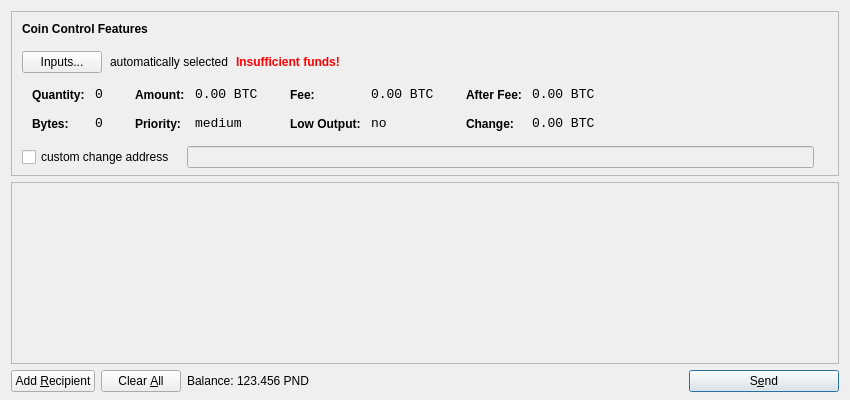
<?xml version="1.0" encoding="UTF-8"?>
<ui version="4.0">
 <class>SendCoinsDialog</class>
 <widget class="QDialog" name="SendCoinsDialog">
  <property name="geometry">
   <rect>
    <x>0</x>
    <y>0</y>
    <width>850</width>
    <height>400</height>
   </rect>
  </property>
  <property name="windowTitle">
   <string>Send Coins</string>
  </property>
  <layout class="QVBoxLayout" name="verticalLayout" stretch="0,1,0">
   <property name="bottomMargin">
    <number>8</number>
   </property>
   <item>
    <widget class="QFrame" name="frameCoinControl">
     <property name="sizePolicy">
      <sizepolicy hsizetype="Expanding" vsizetype="Expanding">
       <horstretch>0</horstretch>
       <verstretch>0</verstretch>
      </sizepolicy>
     </property>
     <property name="maximumSize">
      <size>
       <width>16777215</width>
       <height>16777215</height>
      </size>
     </property>
     <property name="frameShape">
      <enum>QFrame::StyledPanel</enum>
     </property>
     <property name="frameShadow">
      <enum>QFrame::Sunken</enum>
     </property>
     <layout class="QVBoxLayout" name="verticalLayoutCoinControl2">
      <property name="spacing">
       <number>-1</number>
      </property>
      <property name="leftMargin">
       <number>0</number>
      </property>
      <property name="topMargin">
       <number>0</number>
      </property>
      <property name="rightMargin">
       <number>0</number>
      </property>
      <property name="bottomMargin">
       <number>6</number>
      </property>
      <item>
       <layout class="QVBoxLayout" name="verticalLayoutCoinControl" stretch="0,0,0,0,1">
        <property name="spacing">
         <number>0</number>
        </property>
        <property name="leftMargin">
         <number>10</number>
        </property>
        <property name="topMargin">
         <number>10</number>
        </property>
        <item>
         <layout class="QHBoxLayout" name="horizontalLayoutCoinControl1">
          <property name="bottomMargin">
           <number>15</number>
          </property>
          <item>
           <widget class="QLabel" name="labelCoinControlFeatures">
            <property name="sizePolicy">
             <sizepolicy hsizetype="Preferred" vsizetype="Maximum">
              <horstretch>0</horstretch>
              <verstretch>0</verstretch>
             </sizepolicy>
            </property>
            <property name="font">
             <font>
              <weight>75</weight>
              <bold>true</bold>
             </font>
            </property>
            <property name="styleSheet">
             <string notr="true">font-weight:bold;</string>
            </property>
            <property name="text">
             <string>Coin Control Features</string>
            </property>
           </widget>
          </item>
         </layout>
        </item>
        <item>
         <layout class="QHBoxLayout" name="horizontalLayoutCoinControl2" stretch="0,0,0,0">
          <property name="spacing">
           <number>8</number>
          </property>
          <property name="bottomMargin">
           <number>10</number>
          </property>
          <item>
           <widget class="QPushButton" name="pushButtonCoinControl">
            <property name="styleSheet">
             <string notr="true"/>
            </property>
            <property name="text">
             <string>Inputs...</string>
            </property>
           </widget>
          </item>
          <item>
           <widget class="QLabel" name="labelCoinControlAutomaticallySelected">
            <property name="text">
             <string>automatically selected</string>
            </property>
            <property name="margin">
             <number>5</number>
            </property>
           </widget>
          </item>
          <item>
           <widget class="QLabel" name="labelCoinControlInsuffFunds">
            <property name="font">
             <font>
              <weight>75</weight>
              <bold>true</bold>
             </font>
            </property>
            <property name="styleSheet">
             <string notr="true">color:red;font-weight:bold;</string>
            </property>
            <property name="text">
             <string>Insufficient funds!</string>
            </property>
            <property name="margin">
             <number>5</number>
            </property>
           </widget>
          </item>
          <item>
           <spacer name="horizontalSpacerCoinControl">
            <property name="orientation">
             <enum>Qt::Horizontal</enum>
            </property>
            <property name="sizeHint" stdset="0">
             <size>
              <width>40</width>
              <height>1</height>
             </size>
            </property>
           </spacer>
          </item>
         </layout>
        </item>
        <item>
         <widget class="QWidget" name="widgetCoinControl" native="true">
          <property name="sizePolicy">
           <sizepolicy hsizetype="Preferred" vsizetype="Preferred">
            <horstretch>0</horstretch>
            <verstretch>0</verstretch>
           </sizepolicy>
          </property>
          <property name="minimumSize">
           <size>
            <width>0</width>
            <height>0</height>
           </size>
          </property>
          <property name="styleSheet">
           <string notr="true"/>
          </property>
          <layout class="QHBoxLayout" name="horizontalLayoutCoinControl5">
           <property name="margin">
            <number>0</number>
           </property>
           <item>
            <layout class="QHBoxLayout" name="horizontalLayoutCoinControl3" stretch="0,0,0,1">
             <property name="spacing">
              <number>20</number>
             </property>
             <property name="topMargin">
              <number>0</number>
             </property>
             <property name="bottomMargin">
              <number>10</number>
             </property>
             <item>
              <layout class="QFormLayout" name="formLayoutCoinControl1">
               <property name="horizontalSpacing">
                <number>10</number>
               </property>
               <property name="verticalSpacing">
                <number>14</number>
               </property>
               <property name="leftMargin">
                <number>10</number>
               </property>
               <property name="topMargin">
                <number>4</number>
               </property>
               <property name="rightMargin">
                <number>6</number>
               </property>
               <item row="0" column="0">
                <widget class="QLabel" name="labelCoinControlQuantityText">
                 <property name="styleSheet">
                  <string notr="true">font-weight:bold;</string>
                 </property>
                 <property name="text">
                  <string>Quantity:</string>
                 </property>
                 <property name="margin">
                  <number>0</number>
                 </property>
                </widget>
               </item>
               <item row="0" column="1">
                <widget class="QLabel" name="labelCoinControlQuantity">
                 <property name="font">
                  <font>
                   <family>Monospace</family>
                   <pointsize>10</pointsize>
                  </font>
                 </property>
                 <property name="cursor">
                  <cursorShape>IBeamCursor</cursorShape>
                 </property>
                 <property name="contextMenuPolicy">
                  <enum>Qt::ActionsContextMenu</enum>
                 </property>
                 <property name="text">
                  <string notr="true">0</string>
                 </property>
                 <property name="margin">
                  <number>0</number>
                 </property>
                 <property name="textInteractionFlags">
                  <set>Qt::LinksAccessibleByMouse|Qt::TextSelectableByKeyboard|Qt::TextSelectableByMouse</set>
                 </property>
                </widget>
               </item>
               <item row="1" column="0">
                <widget class="QLabel" name="labelCoinControlBytesText">
                 <property name="styleSheet">
                  <string notr="true">font-weight:bold;</string>
                 </property>
                 <property name="text">
                  <string>Bytes:</string>
                 </property>
                </widget>
               </item>
               <item row="1" column="1">
                <widget class="QLabel" name="labelCoinControlBytes">
                 <property name="font">
                  <font>
                   <family>Monospace</family>
                   <pointsize>10</pointsize>
                  </font>
                 </property>
                 <property name="cursor">
                  <cursorShape>IBeamCursor</cursorShape>
                 </property>
                 <property name="contextMenuPolicy">
                  <enum>Qt::ActionsContextMenu</enum>
                 </property>
                 <property name="text">
                  <string notr="true">0</string>
                 </property>
                 <property name="textInteractionFlags">
                  <set>Qt::LinksAccessibleByMouse|Qt::TextSelectableByKeyboard|Qt::TextSelectableByMouse</set>
                 </property>
                </widget>
               </item>
              </layout>
             </item>
             <item>
              <layout class="QFormLayout" name="formLayoutCoinControl2">
               <property name="horizontalSpacing">
                <number>10</number>
               </property>
               <property name="verticalSpacing">
                <number>14</number>
               </property>
               <property name="leftMargin">
                <number>6</number>
               </property>
               <property name="topMargin">
                <number>4</number>
               </property>
               <property name="rightMargin">
                <number>6</number>
               </property>
               <item row="0" column="0">
                <widget class="QLabel" name="labelCoinControlAmountText">
                 <property name="styleSheet">
                  <string notr="true">font-weight:bold;</string>
                 </property>
                 <property name="text">
                  <string>Amount:</string>
                 </property>
                 <property name="margin">
                  <number>0</number>
                 </property>
                </widget>
               </item>
               <item row="0" column="1">
                <widget class="QLabel" name="labelCoinControlAmount">
                 <property name="font">
                  <font>
                   <family>Monospace</family>
                   <pointsize>10</pointsize>
                  </font>
                 </property>
                 <property name="cursor">
                  <cursorShape>IBeamCursor</cursorShape>
                 </property>
                 <property name="contextMenuPolicy">
                  <enum>Qt::ActionsContextMenu</enum>
                 </property>
                 <property name="text">
                  <string notr="true">0.00 BTC</string>
                 </property>
                 <property name="textInteractionFlags">
                  <set>Qt::LinksAccessibleByMouse|Qt::TextSelectableByKeyboard|Qt::TextSelectableByMouse</set>
                 </property>
                </widget>
               </item>
               <item row="1" column="0">
                <widget class="QLabel" name="labelCoinControlPriorityText">
                 <property name="styleSheet">
                  <string notr="true">font-weight:bold;</string>
                 </property>
                 <property name="text">
                  <string>Priority:</string>
                 </property>
                </widget>
               </item>
               <item row="1" column="1">
                <widget class="QLabel" name="labelCoinControlPriority">
                 <property name="font">
                  <font>
                   <family>Monospace</family>
                   <pointsize>10</pointsize>
                  </font>
                 </property>
                 <property name="cursor">
                  <cursorShape>IBeamCursor</cursorShape>
                 </property>
                 <property name="contextMenuPolicy">
                  <enum>Qt::ActionsContextMenu</enum>
                 </property>
                 <property name="text">
                  <string>medium</string>
                 </property>
                 <property name="textInteractionFlags">
                  <set>Qt::LinksAccessibleByMouse|Qt::TextSelectableByKeyboard|Qt::TextSelectableByMouse</set>
                 </property>
                </widget>
               </item>
              </layout>
             </item>
             <item>
              <layout class="QFormLayout" name="formLayoutCoinControl3">
               <property name="horizontalSpacing">
                <number>10</number>
               </property>
               <property name="verticalSpacing">
                <number>14</number>
               </property>
               <property name="leftMargin">
                <number>6</number>
               </property>
               <property name="topMargin">
                <number>4</number>
               </property>
               <property name="rightMargin">
                <number>6</number>
               </property>
               <item row="0" column="0">
                <widget class="QLabel" name="labelCoinControlFeeText">
                 <property name="styleSheet">
                  <string notr="true">font-weight:bold;</string>
                 </property>
                 <property name="text">
                  <string>Fee:</string>
                 </property>
                 <property name="margin">
                  <number>0</number>
                 </property>
                </widget>
               </item>
               <item row="0" column="1">
                <widget class="QLabel" name="labelCoinControlFee">
                 <property name="font">
                  <font>
                   <family>Monospace</family>
                   <pointsize>10</pointsize>
                  </font>
                 </property>
                 <property name="cursor">
                  <cursorShape>IBeamCursor</cursorShape>
                 </property>
                 <property name="contextMenuPolicy">
                  <enum>Qt::ActionsContextMenu</enum>
                 </property>
                 <property name="text">
                  <string notr="true">0.00 BTC</string>
                 </property>
                 <property name="textInteractionFlags">
                  <set>Qt::LinksAccessibleByMouse|Qt::TextSelectableByKeyboard|Qt::TextSelectableByMouse</set>
                 </property>
                </widget>
               </item>
               <item row="1" column="0">
                <widget class="QLabel" name="labelCoinControlLowOutputText">
                 <property name="styleSheet">
                  <string notr="true">font-weight:bold;</string>
                 </property>
                 <property name="text">
                  <string>Low Output:</string>
                 </property>
                </widget>
               </item>
               <item row="1" column="1">
                <widget class="QLabel" name="labelCoinControlLowOutput">
                 <property name="font">
                  <font>
                   <family>Monospace</family>
                   <pointsize>10</pointsize>
                  </font>
                 </property>
                 <property name="cursor">
                  <cursorShape>IBeamCursor</cursorShape>
                 </property>
                 <property name="contextMenuPolicy">
                  <enum>Qt::ActionsContextMenu</enum>
                 </property>
                 <property name="text">
                  <string>no</string>
                 </property>
                 <property name="textInteractionFlags">
                  <set>Qt::LinksAccessibleByMouse|Qt::TextSelectableByKeyboard|Qt::TextSelectableByMouse</set>
                 </property>
                </widget>
               </item>
              </layout>
             </item>
             <item>
              <layout class="QFormLayout" name="formLayoutCoinControl4">
               <property name="horizontalSpacing">
                <number>10</number>
               </property>
               <property name="verticalSpacing">
                <number>14</number>
               </property>
               <property name="leftMargin">
                <number>6</number>
               </property>
               <property name="topMargin">
                <number>4</number>
               </property>
               <property name="rightMargin">
                <number>6</number>
               </property>
               <item row="0" column="0">
                <widget class="QLabel" name="labelCoinControlAfterFeeText">
                 <property name="styleSheet">
                  <string notr="true">font-weight:bold;</string>
                 </property>
                 <property name="text">
                  <string>After Fee:</string>
                 </property>
                 <property name="margin">
                  <number>0</number>
                 </property>
                </widget>
               </item>
               <item row="0" column="1">
                <widget class="QLabel" name="labelCoinControlAfterFee">
                 <property name="font">
                  <font>
                   <family>Monospace</family>
                   <pointsize>10</pointsize>
                  </font>
                 </property>
                 <property name="cursor">
                  <cursorShape>IBeamCursor</cursorShape>
                 </property>
                 <property name="contextMenuPolicy">
                  <enum>Qt::ActionsContextMenu</enum>
                 </property>
                 <property name="text">
                  <string notr="true">0.00 BTC</string>
                 </property>
                 <property name="textInteractionFlags">
                  <set>Qt::LinksAccessibleByMouse|Qt::TextSelectableByKeyboard|Qt::TextSelectableByMouse</set>
                 </property>
                </widget>
               </item>
               <item row="1" column="0">
                <widget class="QLabel" name="labelCoinControlChangeText">
                 <property name="styleSheet">
                  <string notr="true">font-weight:bold;</string>
                 </property>
                 <property name="text">
                  <string>Change:</string>
                 </property>
                </widget>
               </item>
               <item row="1" column="1">
                <widget class="QLabel" name="labelCoinControlChange">
                 <property name="font">
                  <font>
                   <family>Monospace</family>
                   <pointsize>10</pointsize>
                  </font>
                 </property>
                 <property name="cursor">
                  <cursorShape>IBeamCursor</cursorShape>
                 </property>
                 <property name="contextMenuPolicy">
                  <enum>Qt::ActionsContextMenu</enum>
                 </property>
                 <property name="text">
                  <string notr="true">0.00 BTC</string>
                 </property>
                 <property name="textInteractionFlags">
                  <set>Qt::LinksAccessibleByMouse|Qt::TextSelectableByKeyboard|Qt::TextSelectableByMouse</set>
                 </property>
                </widget>
               </item>
              </layout>
             </item>
            </layout>
           </item>
          </layout>
         </widget>
        </item>
        <item>
         <layout class="QHBoxLayout" name="horizontalLayoutCoinControl4" stretch="0,0,0">
          <property name="spacing">
           <number>12</number>
          </property>
          <property name="sizeConstraint">
           <enum>QLayout::SetDefaultConstraint</enum>
          </property>
          <property name="topMargin">
           <number>5</number>
          </property>
          <property name="rightMargin">
           <number>5</number>
          </property>
          <item>
           <widget class="QCheckBox" name="checkBoxCoinControlChange">
            <property name="text">
             <string>custom change address</string>
            </property>
           </widget>
          </item>
          <item>
           <widget class="QLineEdit" name="lineEditCoinControlChange">
            <property name="enabled">
             <bool>false</bool>
            </property>
            <property name="sizePolicy">
             <sizepolicy hsizetype="Expanding" vsizetype="Fixed">
              <horstretch>0</horstretch>
              <verstretch>0</verstretch>
             </sizepolicy>
            </property>
           </widget>
          </item>
          <item>
           <widget class="QLabel" name="labelCoinControlChangeLabel">
            <property name="sizePolicy">
             <sizepolicy hsizetype="Preferred" vsizetype="Expanding">
              <horstretch>0</horstretch>
              <verstretch>0</verstretch>
             </sizepolicy>
            </property>
            <property name="minimumSize">
             <size>
              <width>0</width>
              <height>0</height>
             </size>
            </property>
            <property name="text">
             <string/>
            </property>
            <property name="margin">
             <number>3</number>
            </property>
           </widget>
          </item>
         </layout>
        </item>
        <item>
         <spacer name="verticalSpacerCoinControl">
          <property name="orientation">
           <enum>Qt::Vertical</enum>
          </property>
          <property name="sizeHint" stdset="0">
           <size>
            <width>800</width>
            <height>1</height>
           </size>
          </property>
         </spacer>
        </item>
       </layout>
      </item>
     </layout>
    </widget>
   </item>
   <item>
    <widget class="QScrollArea" name="scrollArea">
     <property name="widgetResizable">
      <bool>true</bool>
     </property>
     <widget class="QWidget" name="scrollAreaWidgetContents">
      <property name="geometry">
       <rect>
        <x>0</x>
        <y>0</y>
        <width>830</width>
        <height>165</height>
       </rect>
      </property>
      <layout class="QVBoxLayout" name="verticalLayout_2">
       <property name="margin">
        <number>0</number>
       </property>
       <item>
        <layout class="QVBoxLayout" name="entries">
         <property name="spacing">
          <number>6</number>
         </property>
        </layout>
       </item>
       <item>
        <spacer name="verticalSpacer">
         <property name="orientation">
          <enum>Qt::Vertical</enum>
         </property>
         <property name="sizeHint" stdset="0">
          <size>
           <width>20</width>
           <height>40</height>
          </size>
         </property>
        </spacer>
       </item>
      </layout>
     </widget>
    </widget>
   </item>
   <item>
    <layout class="QHBoxLayout" name="horizontalLayout">
     <item>
      <widget class="QPushButton" name="addButton">
       <property name="toolTip">
        <string>Send to multiple recipients at once</string>
       </property>
       <property name="text">
        <string>Add &amp;Recipient</string>
       </property>
       <property name="icon">
        <iconset resource="../bitcoin.qrc">
         <normaloff>:/icons/add</normaloff>:/icons/add</iconset>
       </property>
       <property name="autoDefault">
        <bool>false</bool>
       </property>
      </widget>
     </item>
     <item>
      <widget class="QPushButton" name="clearButton">
       <property name="sizePolicy">
        <sizepolicy hsizetype="Minimum" vsizetype="Fixed">
         <horstretch>0</horstretch>
         <verstretch>0</verstretch>
        </sizepolicy>
       </property>
       <property name="toolTip">
        <string>Remove all transaction fields</string>
       </property>
       <property name="text">
        <string>Clear &amp;All</string>
       </property>
       <property name="icon">
        <iconset resource="../bitcoin.qrc">
         <normaloff>:/icons/remove</normaloff>:/icons/remove</iconset>
       </property>
       <property name="autoRepeatDelay">
        <number>300</number>
       </property>
       <property name="autoDefault">
        <bool>false</bool>
       </property>
      </widget>
     </item>
     <item>
      <layout class="QHBoxLayout" name="horizontalLayout_2">
       <property name="spacing">
        <number>3</number>
       </property>
       <item>
        <widget class="QLabel" name="label">
         <property name="text">
          <string>Balance:</string>
         </property>
        </widget>
       </item>
       <item>
        <widget class="QLabel" name="labelBalance">
         <property name="cursor">
          <cursorShape>IBeamCursor</cursorShape>
         </property>
         <property name="text">
          <string>123.456 PND</string>
         </property>
         <property name="textInteractionFlags">
          <set>Qt::LinksAccessibleByMouse|Qt::TextSelectableByKeyboard|Qt::TextSelectableByMouse</set>
         </property>
        </widget>
       </item>
      </layout>
     </item>
     <item>
      <spacer name="horizontalSpacer">
       <property name="orientation">
        <enum>Qt::Horizontal</enum>
       </property>
       <property name="sizeHint" stdset="0">
        <size>
         <width>40</width>
         <height>20</height>
        </size>
       </property>
      </spacer>
     </item>
     <item>
      <widget class="QPushButton" name="sendButton">
       <property name="minimumSize">
        <size>
         <width>150</width>
         <height>0</height>
        </size>
       </property>
       <property name="toolTip">
        <string>Confirm the send action</string>
       </property>
       <property name="text">
        <string>S&amp;end</string>
       </property>
       <property name="icon">
        <iconset resource="../bitcoin.qrc">
         <normaloff>:/icons/send</normaloff>:/icons/send</iconset>
       </property>
       <property name="default">
        <bool>true</bool>
       </property>
      </widget>
     </item>
    </layout>
   </item>
  </layout>
 </widget>
 <resources>
  <include location="../bitcoin.qrc"/>
 </resources>
 <connections/>
</ui>
